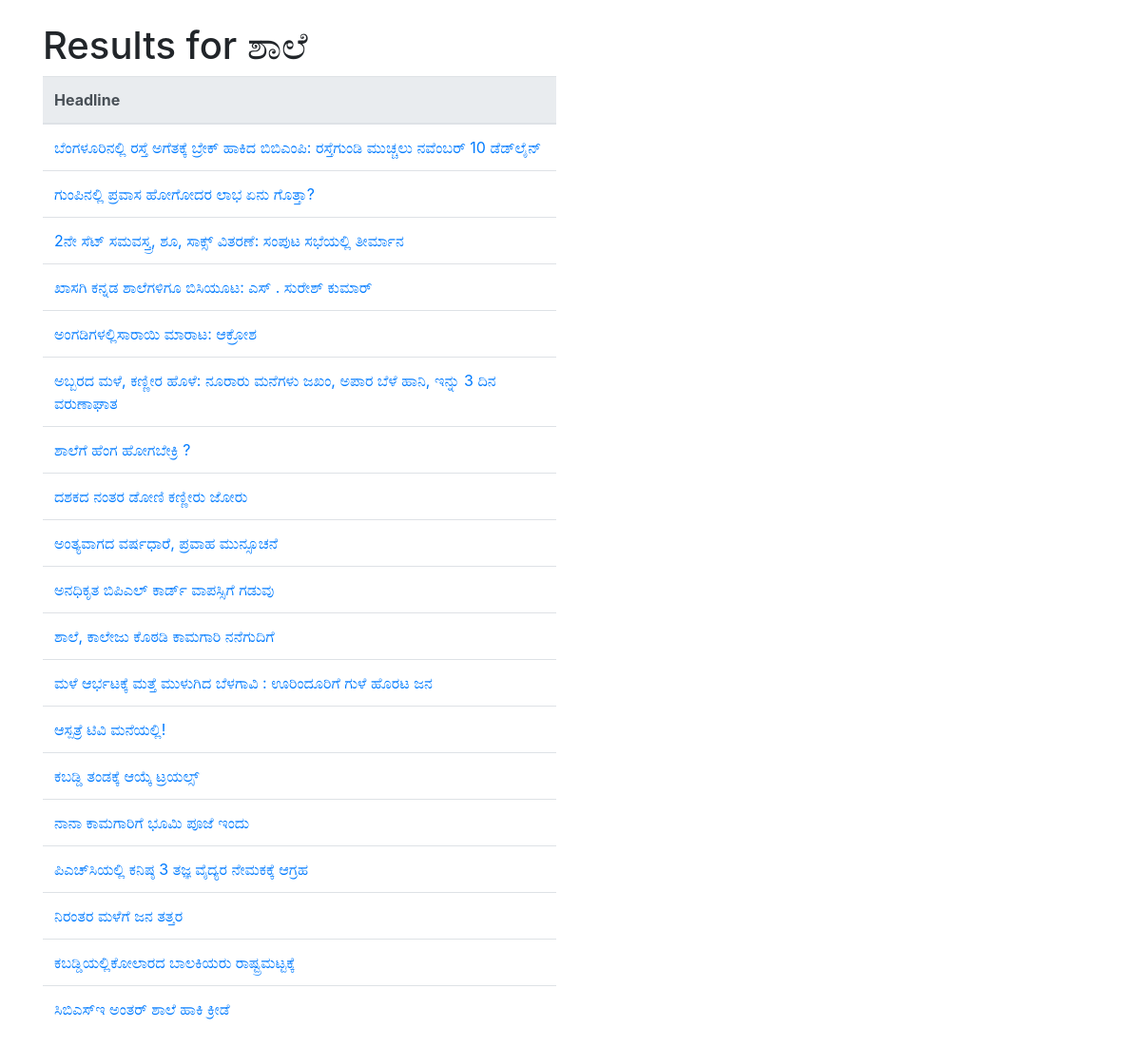
Page /4bca7963-680d-4f0d-bd8a-cbfd535e9dda/ on the committed database.
### main/models.py (models this page shows, shortened)
class EntryItem(models.Model):
    unique_id = models.CharField(primary_key = True, max_length=100)
    task_id = models.CharField(max_length=100)
    keyword = models.CharField(max_length=40)
    status = models.CharField(max_length=10)
    date = models.DateTimeField(default = timezone.now)
    class Meta:
        ordering = ["-date"]

class ArticleItem(models.Model):
    entry = models.CharField(max_length=100)
    url = models.CharField(max_length=200)
    headline = models.CharField(max_length=100)
    content = models.TextField()

### main/views.py (the view)
# urls.py: path("<pk>/", views.ListArticles, name="list"),
def ListArticles(request, pk):
    keyword = EntryItem.objects.get(pk=pk).keyword
    return render(request, 'main/list.html', {'keyword': keyword, 'objects': ArticleItem.objects.filter(entry=pk)})

### main/templates/main/list.html (shortened to what this page needs)
<!DOCTYPE html>
<html>
<head>
    <link rel="stylesheet" href="https://stackpath.bootstrapcdn.com/bootstrap/4.3.1/css/bootstrap.min.css">
</head>
<body>
    <div class = 'container pt-4'>
        <div class="row">
            <div class="col-6">
                <h1>Results for {{ keyword }}</h1>
                <table class='table align-items-center table-flush'>
                    <thead class='thead-light'>
                        <tr>
                            <th>Headline</th>
                        </tr>
                    </thead>
                    <tbody>
                        {% for item in objects.all %}
                        <tr>
                            <td><a href="{{ item.url }}">{{ item.headline }}</a></td>
                        </tr>
                        {% endfor %}
                    </tbody>
                </table>
            </div>
        </div>
    </div>
</body>
</html>

### rows in the picture
EntryItem: keyword "ಶಾಲೆ"
ArticleItem: headline "ಬೆಂಗಳೂರಿನಲ್ಲಿ ರಸ್ತೆ ಅಗೆತಕ್ಕೆ ಬ್ರೇಕ್‌ ಹಾಕಿದ ಬಿಬಿಎಂಪಿ: ರಸ್ತೆಗುಂಡಿ ಮುಚ್ಚಲು ನವೆಂಬರ್ 10 ಡೆಡ್‌ಲೈನ್‌"
ArticleItem: headline "ಗುಂಪಿನಲ್ಲಿ ಪ್ರವಾಸ ಹೋಗೋದರ ಲಾಭ ಏನು ಗೊತ್ತಾ?"
ArticleItem: headline "2ನೇ ಸೆಟ್‌ ಸಮವಸ್ತ್ರ, ಶೂ, ಸಾಕ್ಸ್‌ ವಿತರಣೆ: ಸಂಪುಟ ಸಭೆಯಲ್ಲಿ ತೀರ್ಮಾನ"
ArticleItem: headline "ಖಾಸಗಿ ಕನ್ನಡ ಶಾಲೆಗಳಿಗೂ ಬಿಸಿಯೂಟ: ಎಸ್ . ಸುರೇಶ್ ಕುಮಾರ್"
ArticleItem: headline "ಅಂಗಡಿಗಳಲ್ಲಿಸಾರಾಯಿ ಮಾರಾಟ: ಆಕ್ರೋಶ"
ArticleItem: headline "ಅಬ್ಬರದ ಮಳೆ, ಕಣ್ಣೀರ ಹೊಳೆ: ನೂರಾರು ಮನೆಗಳು ಜಖಂ, ಅಪಾರ ಬೆಳೆ ಹಾನಿ, ಇನ್ನು 3 ದಿನ ವರುಣಾಘಾತ"
ArticleItem: headline "ಶಾಲೆಗೆ ಹೆಂಗ ಹೋಗಬೇಕ್ರಿ ?"
ArticleItem: headline "ದಶಕದ ನಂತರ ಡೋಣಿ ಕಣ್ಣೀರು ಜೋರು"
ArticleItem: headline "ಅಂತ್ಯವಾಗದ ವರ್ಷಧಾರೆ, ಪ್ರವಾಹ ಮುನ್ಸೂಚನೆ"
ArticleItem: headline "ಅನಧಿಕೃತ ಬಿಪಿಎಲ್‌ ಕಾರ್ಡ್‌ ವಾಪಸ್ಸಿಗೆ ಗಡುವು"
ArticleItem: headline "ಶಾಲೆ, ಕಾಲೇಜು ಕೊಠಡಿ ಕಾಮಗಾರಿ ನನೆಗುದಿಗೆ"
ArticleItem: headline "ಮಳೆ ಆರ್ಭಟಕ್ಕೆ ಮತ್ತೆ ಮುಳುಗಿದ ಬೆಳಗಾವಿ : ಊರಿಂದೂರಿಗೆ ಗುಳೆ ಹೊರಟ ಜನ"
ArticleItem: headline "ಆಸ್ಪತ್ರೆ ಟಿವಿ ಮನೆಯಲ್ಲಿ!"
ArticleItem: headline "ಕಬಡ್ಡಿ ತಂಡಕ್ಕೆ ಆಯ್ಕೆ ಟ್ರಯಲ್ಸ್‌"
ArticleItem: headline "ನಾನಾ ಕಾಮಗಾರಿಗೆ ಭೂಮಿ ಪೂಜೆ ಇಂದು"
ArticleItem: headline "ಪಿಎಚ್‌ಸಿಯಲ್ಲಿ ಕನಿಷ್ಠ 3 ತಜ್ಞ ವೈದ್ಯರ ನೇಮಕಕ್ಕೆ ಆಗ್ರಹ"
ArticleItem: headline "ನಿರಂತರ ಮಳೆಗೆ ಜನ ತತ್ತರ"
ArticleItem: headline "ಕಬಡ್ಡಿಯಲ್ಲಿಕೋಲಾರದ ಬಾಲಕಿಯರು ರಾಷ್ಟ್ರಮಟ್ಟಕ್ಕೆ"
ArticleItem: headline "ಸಿಬಿಎಸ್‌ಇ ಅಂತರ್‌ ಶಾಲೆ ಹಾಕಿ ಕ್ರೀಡೆ"
